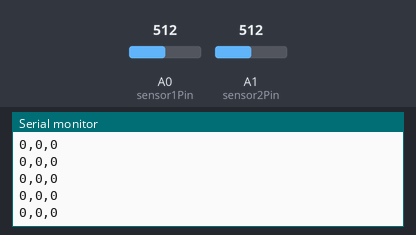
Bench run of a sketch on a simulated Arduino Uno, built with avr-gcc and run on an emulated ATmega328P. Shown: the last lines printed to the serial monitor. Inputs (shaded band) come from the test bench; at power-on: A1 (sensor2Pin) = 512, A0 (sensor1Pin) = 512.

Above: at 1.2 s.
1.3 s: A1 (sensor2Pin) set to 543
At 2.3 s:
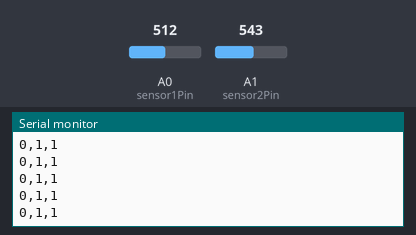
4.3 s: A0 (sensor1Pin) set to 716
At 5.3 s:
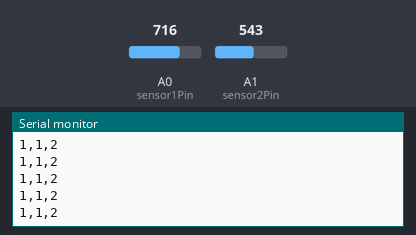
5.8 s: A1 (sensor2Pin) set to 306
At 6.7 s:
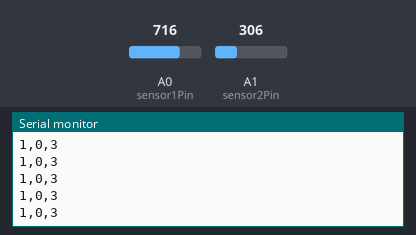
7.3 s: A0 (sensor1Pin) set to 306
At 8.4 s:
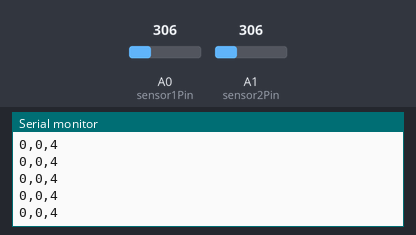
Timing chart, 0 to 9.8 s (numbered marks = the images above; inputs shaded):
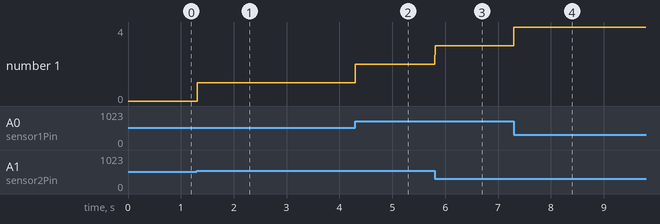

Measured:
- after the input at 1.3 s, the serial monitor: prints a new line at once (image 1)
- after the input at 4.3 s, the serial monitor: prints a new line at once (image 2)
- after the input at 5.8 s, the serial monitor: prints a new line at once (image 3)
- after the input at 7.3 s, the serial monitor: prints a new line at once (image 4)
- plotted number 1: 0 → 1 after the input at 1.3 s, 1 → 2 after the input at 4.3 s, 2 → 3 after the input at 5.8 s, 3 → 4 after the input at 7.3 s

The sketch:

Wheel-Enc-Proto.ino
```cpp
// ================= CONFIG =================
const int sensor1Pin = A0;
const int sensor2Pin = A1;

// Offsets (calibrated)
const int offset1 = 507;
const int offset2 = 499;

// Per-channel hysteresis thresholds (tune these!)
const int HIGH_TH_1 = 25;
const int LOW_TH_1  = -25;

const int HIGH_TH_2 = 25;
const int LOW_TH_2  = -25;

// Phase alignment (delay for channel 2)
#define DELAY_LEN 3   // adjust 0–5 to tune phase
int delayBuffer[DELAY_LEN] = {0};
int delayIdx = 0;

// ================= STATE =================
int state1 = 0;
int state2 = 0;

int prevState = 0;
long encoderCount = 0;

// Timing (non-blocking)
unsigned long lastMicros = 0;
const int SAMPLE_PERIOD_US = 4000;  // 2 kHz sampling

// ================= SETUP =================
void setup() {
  Serial.begin(115200);
}

// ================= LOOP =================
void loop() {
  if (micros() - lastMicros < SAMPLE_PERIOD_US) return;
  lastMicros = micros();

  // ---- Read sensors ----
  int val1 = analogRead(sensor1Pin) - offset1;
  int val2 = analogRead(sensor2Pin) - offset2;

  // ---- Hysteresis channel 1 ----
  if (val1 > HIGH_TH_1) {
    state1 = 1;
  } else if (val1 < LOW_TH_1) {
    state1 = 0;
  }

  // ---- Hysteresis channel 2 ----
  if (val2 > HIGH_TH_2) {
    state2 = 1;
  } else if (val2 < LOW_TH_2) {
    state2 = 0;
  }

  // ---- Phase alignment (delay channel 2) ----
  delayBuffer[delayIdx] = state2;
  delayIdx = (delayIdx + 1) % DELAY_LEN;
  int alignedState2 = delayBuffer[delayIdx];

  // ---- Combine into 2-bit state ----
  int currentState = (state1 << 1) | alignedState2;

  // ---- Quadrature decoding (state machine) ----
  int transition = (prevState << 2) | currentState;

  switch (transition) {
    // Forward
    case 0b0001:
    case 0b0111:
    case 0b1110:
    case 0b1000:
      encoderCount++;
      break;

    // Reverse
    case 0b0010:
    case 0b0100:
    case 0b1101:
    case 0b1011:
      encoderCount--;
      break;

    default:
      // Invalid transition → ignore
      currentState = prevState;
      break;
  }

  prevState = currentState;

  // ---- Output ----
  Serial.print(state1);
  Serial.print(",");
  Serial.print(alignedState2);
  Serial.print(",");
  Serial.println(encoderCount);
}
```
